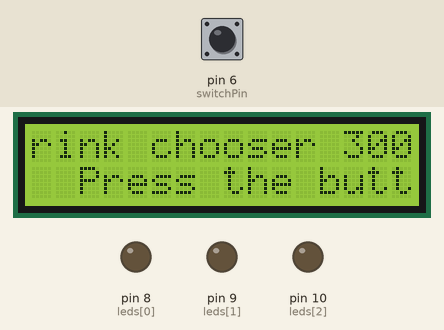
Simulated run of this sketch. Board: Arduino Uno, built with avr-gcc and run on an emulated ATmega328P. On the bench: 16×2 character LCD, output pins drawn as LEDs (lit = HIGH). The inputs (shaded band) are chosen by the test bench; at power-on: pin 6 (switchPin) LOW. Random numbers use the default seed unless the sketch sets one.

Above: at 1.2 s.
1.3 s: pin 6 (switchPin) pulled HIGH for 0.15 s
At 2.0 s:
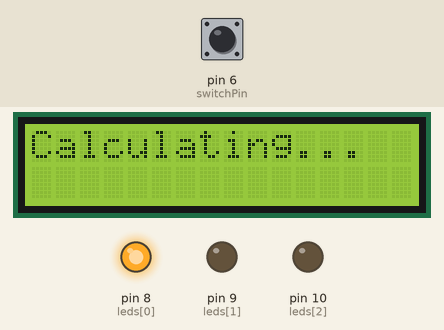
4.4 s: pin 6 (switchPin) pulled HIGH for 1 s
At 5.0 s:
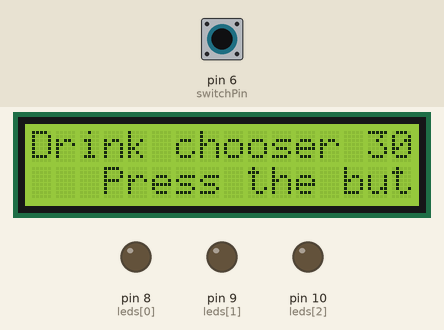
7.4 s: pin 6 (switchPin) pulled HIGH for 0.15 s
At 10.45 s:
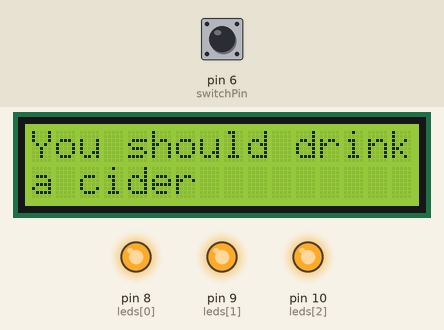
10.5 s: pin 6 (switchPin) pulled HIGH for 1 s
At 12.4 s:
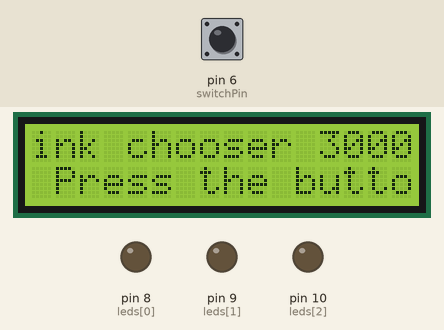
Timing chart, 0 to 13.9 s (numbered marks = the images above; inputs shaded):
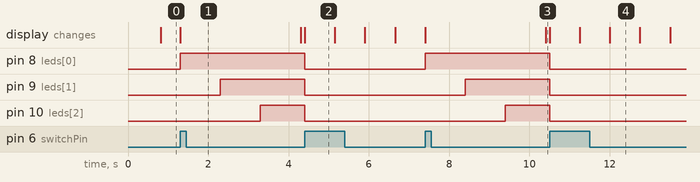

Measured:
- after the input at 1.3 s, pin 8 (leds[0]): LOW → HIGH at once; pin 9 (leds[1]): LOW → HIGH after 1.0 s; pin 10 (leds[2]): LOW → HIGH after 2.0 s
- after the input at 4.4 s, pin 8 (leds[0]), pin 9 (leds[1]), pin 10 (leds[2]): HIGH → LOW at once; the display: changes at once (image 2)
- after the input at 7.4 s, pin 8 (leds[0]): LOW → HIGH at once; pin 9 (leds[1]): LOW → HIGH after 1.0 s; pin 10 (leds[2]): LOW → HIGH after 2.0 s
- what the display in image 2 shows lasts 0.8 s, from 4.4 s to 5.2 s
- what the display in image 4 shows lasts 0.8 s, from 12.0 s to 12.8 s

The sketch:

project11_magic_8_ball.ino
```cpp
#include <LiquidCrystal.h>
LiquidCrystal lcd(12, 11, 5, 4, 3, 2);

const int leds[] = {8,9,10};

const int switchPin = 6;
int switchState = 0;
int prevSwitchState = 0;
int reply, prev_reply;
int state = 0;

unsigned long prev_time = 0;
long led_time = 1000;
long reset_time = 5000;
long scroll_time = 750;

void setup() {
  // put your setup code here, to run once:
  lcd.begin(16,2);
  pinMode(switchPin, INPUT);


  pinMode(leds[0], OUTPUT);
  pinMode(leds[1], OUTPUT);
  pinMode(leds[2], OUTPUT);
}

void loop() {
  // put your main code here, to run repeatedly:
  unsigned long currentTime= millis();
  switchState = digitalRead(switchPin);

  switch(state){
    case 0: //  Wating for action
      lcd.clear();
      lcd.setCursor(0,0);
      lcd.print("Drink chooser 3000x");
      lcd.setCursor(0,1);
      lcd.print("   Press the button to decide!");
      state = 1;
      prev_time = currentTime;
      break;
    case 1: // Wait for button press
      if(currentTime - prev_time > scroll_time){
        lcd.scrollDisplayLeft();
        prev_time = currentTime;
      }
      if(switchState == 1 && prevSwitchState == 0){
        state = 2;
        lcd.clear();
        lcd.setCursor(0,0);
        lcd.print("Calculating...");
        lcd.setCursor(0,1);
        lcd.print("");
        prev_time = currentTime;
      }
      break;
    case 2: // Calculating shinadigans
      digitalWrite(leds[0], HIGH);
      if(currentTime - prev_time > led_time*3){
        state = 3;
        print_drink();
        prev_time = currentTime;
      }else if(currentTime - prev_time > led_time*2){
        digitalWrite(leds[2], HIGH);
      }else if(currentTime - prev_time > led_time*1){
        digitalWrite(leds[1], HIGH);
      }
      break;

    case 3: // Wait for reset

        if(currentTime - prev_time > reset_time){
          state = 0;
          digitalWrite(leds[0], LOW);
          digitalWrite(leds[1], LOW);
          digitalWrite(leds[2], LOW);
          prev_time = currentTime;
        }else if(switchState == 1 && prevSwitchState == 0){
          state = 0;
          digitalWrite(leds[0], LOW);
          digitalWrite(leds[1], LOW);
          digitalWrite(leds[2], LOW);
          prev_time = currentTime;
        }
        break;
    }

  prevSwitchState = switchState;
}

void print_drink(){
  reply = random(8);
  lcd.clear();
  lcd.setCursor(0,0);
  lcd.print("You should drink");
  lcd.setCursor(0,1);
  switch(reply){
    case 0:
      lcd.print("a beer");
      break;
    case 1:
      lcd.print("a cider");
      break;
    case 2:
      lcd.print("a shot of Raki");
      break;
    case 3:
      lcd.print("a long drink");
      break;
    case 4:
      lcd.print("a shot of vodka");
      break;
    case 5:
      lcd.print("water, yes water");
      break;
    case 6:
      lcd.print("a shot fireball");
      break;
    case 7:
      lcd.print("a shot sourz");
      break;
    }
}
```
